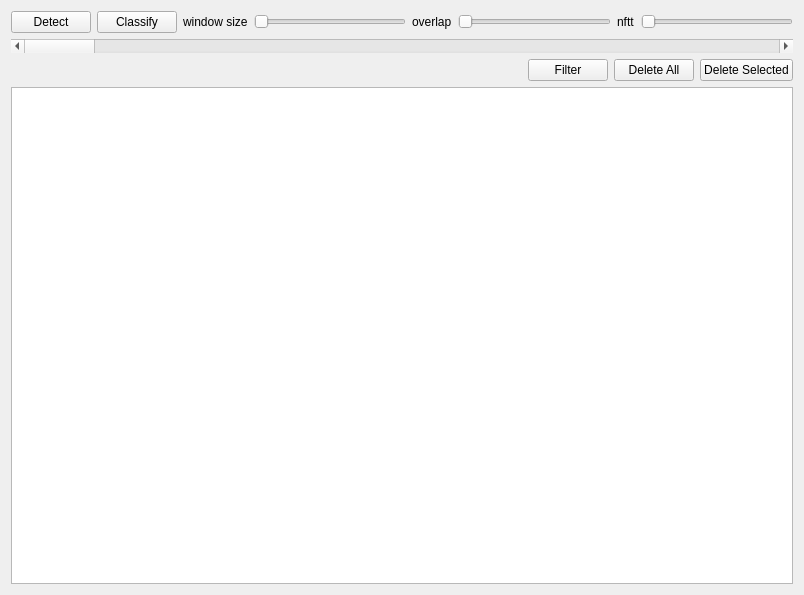
<?xml version="1.0" encoding="UTF-8"?>
<ui version="4.0">
 <class>SpectrogramWindow</class>
 <widget class="QWidget" name="SpectrogramWindow">
  <property name="geometry">
   <rect>
    <x>0</x>
    <y>0</y>
    <width>804</width>
    <height>595</height>
   </rect>
  </property>
  <property name="windowTitle">
   <string>Form</string>
  </property>
  <layout class="QVBoxLayout" name="verticalLayout" stretch="1,60,0,0">
   <item>
    <layout class="QHBoxLayout" name="spectrogramSettingsHorizontalLayout">
     <item>
      <widget class="QPushButton" name="detectButton">
       <property name="text">
        <string>Detect</string>
       </property>
      </widget>
     </item>
     <item>
      <widget class="QPushButton" name="classifyButton">
       <property name="text">
        <string>Classify</string>
       </property>
      </widget>
     </item>
     <item>
      <widget class="QLabel" name="windowSizeLabel">
       <property name="text">
        <string>window size</string>
       </property>
      </widget>
     </item>
     <item>
      <widget class="QSlider" name="winowSizeSlider">
       <property name="orientation">
        <enum>Qt::Horizontal</enum>
       </property>
      </widget>
     </item>
     <item>
      <widget class="QLabel" name="overlapLabel">
       <property name="text">
        <string>overlap</string>
       </property>
      </widget>
     </item>
     <item>
      <widget class="QSlider" name="overlapSlider">
       <property name="orientation">
        <enum>Qt::Horizontal</enum>
       </property>
      </widget>
     </item>
     <item>
      <widget class="QLabel" name="nfftLabel">
       <property name="text">
        <string>nftt</string>
       </property>
      </widget>
     </item>
     <item>
      <widget class="QSlider" name="nfttSlider">
       <property name="orientation">
        <enum>Qt::Horizontal</enum>
       </property>
      </widget>
     </item>
    </layout>
   </item>
   <item>
    <layout class="QVBoxLayout" name="spectrogramVerticalLayout">
     <item>
      <layout class="QVBoxLayout" name="spectrogramWidget"/>
     </item>
     <item>
      <widget class="QScrollBar" name="spectrogramScrollBar">
       <property name="orientation">
        <enum>Qt::Horizontal</enum>
       </property>
      </widget>
     </item>
    </layout>
   </item>
   <item>
    <layout class="QHBoxLayout" name="deleteLayout">
     <item>
      <spacer name="deleteSpacer">
       <property name="orientation">
        <enum>Qt::Horizontal</enum>
       </property>
       <property name="sizeHint" stdset="0">
        <size>
         <width>40</width>
         <height>20</height>
        </size>
       </property>
      </spacer>
     </item>
     <item>
      <widget class="QPushButton" name="filterButton">
       <property name="text">
        <string>Filter</string>
       </property>
      </widget>
     </item>
     <item>
      <widget class="QPushButton" name="deleteAllButton">
       <property name="text">
        <string>Delete All</string>
       </property>
      </widget>
     </item>
     <item>
      <widget class="QPushButton" name="deleteButton">
       <property name="text">
        <string>Delete Selected</string>
       </property>
      </widget>
     </item>
    </layout>
   </item>
   <item>
    <layout class="QGridLayout" name="tableGridLayout">
     <item row="0" column="0">
      <widget class="QTableWidget" name="squeakTable"/>
     </item>
    </layout>
   </item>
  </layout>
 </widget>
 <resources/>
 <connections/>
</ui>
